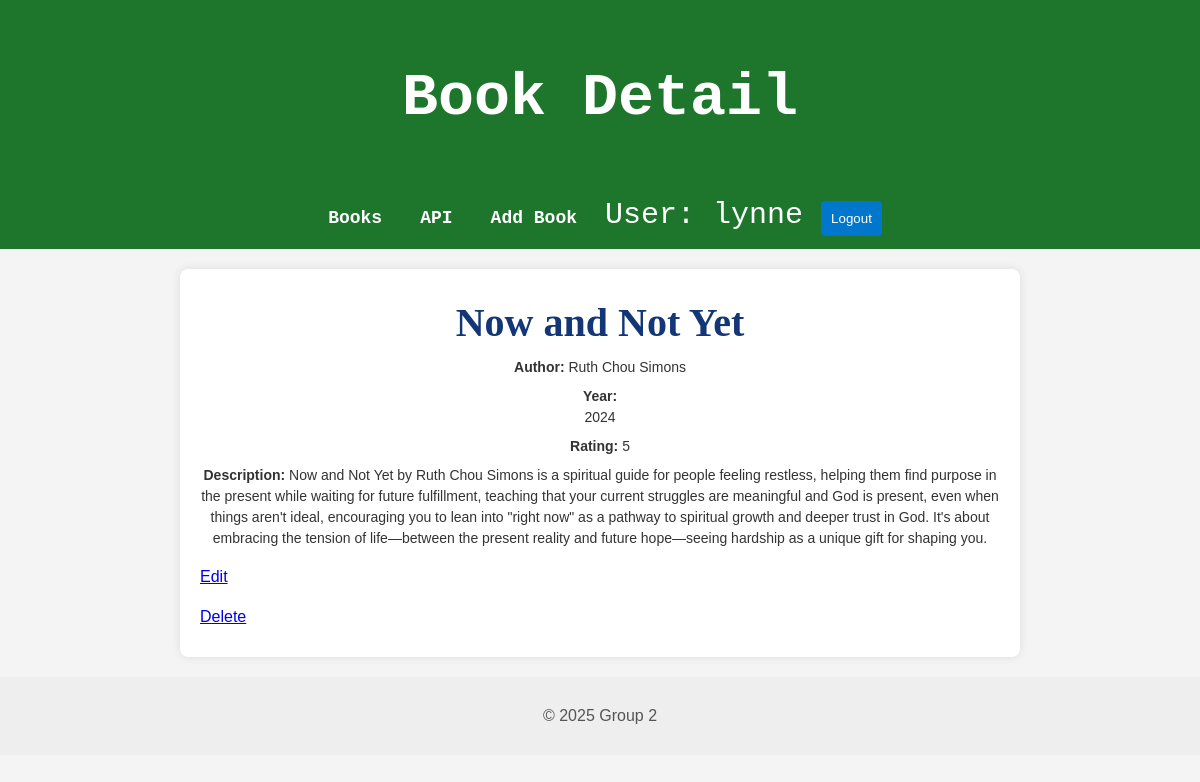
Page /book_detail/7/ (signed in) on the committed database.
### books/models.py (models this page shows, shortened)
class Book (models.Model):
    title = models.CharField(max_length=200)
    author = models.CharField(max_length=200)
    year = models.IntegerField()
    rating = models.IntegerField()
    description = models.TextField(null=True,blank=True)
    user = models.ForeignKey(User, on_delete=models.CASCADE, null=True)

### books/views.py (the view)
# urls.py: path('book_detail/<int:book_id>/', views.book_detail, name = 'book_detail'),
def book_detail(request,book_id):
    books = Book.objects.get(id=book_id)
    return render(request,'books/book_detail.html', { 'book':books})

### books/templates/books/book_detail.html (shortened to what this page needs)
{% extends "base.html" %}
{% block header %}
Book Detail
{% endblock %}
{% block content %}
<div class="card-body">
    <h4 class="card-title">
        {{ book.title }}
    </h4>
    <p class="card-text">
        <strong>Author:</strong>
        {{ book.author }}
    </p>
    <p class="card-text">
        <strong>Year:</strong><br>
        {{ book.year }}
    </p>
    <p class="card-text">
        <strong>Rating:</strong>
        {{ book.rating }}
    </p>
     <p class="card-text">
        <strong>Description:</strong>
        {{ book.description }}
    </p>
    <p>
        <a href= "{% url 'edit_book' book.id %}" > Edit </a>
    </p>
    <p>
        <a href= "{% url 'delete_book' book.id %}" > Delete </a>
    </p>
</div>
{% endblock %}

### bookstore/templates/base.html (shortened to what this page needs)
{% load static %}
<!DOCTYPE html>
<html>
<body>
    <header>
        <link rel="stylesheet" href="{% static 'styles.css' %}">
        <h1>{%block header%}  {%endblock%}</h1>
        <nav>
            <a href="/">Books</a>
            <a href="{% url 'book-list-create' %}">API</a>
            {% if user.is_authenticated %}
            <a href="{% url 'add_book' %}">Add Book</a>
            <span> User: {{ user.username  }} </span>
            <form action="{% url 'logout' %}" method="post" style="display: inline;">
                <button type="submit">Logout</button>
            </form>
            {% else %}
            <a href="{% url 'login' %}">Login</a>
            <a href="{% url 'register' %}">Register</a>
            {% endif %}
        </nav>
    </header>
    <main>
        {% block content %}{% endblock %}
    </main>
    <footer>
        <p>&copy; 2025 Group 2</p>
    </footer>
</body>
</html>

### static/styles.css (style rules this page uses)
body { font-family: Arial, sans-serif; line-height: 1.6; margin: 0; padding: 0; background-color: #f4f4f4; color: #333; }
header { background-color: #1d762c; color: white; margin-top:0px; padding:10px; text-align: center; font-size: 30px; font-family:monospace }
nav a { color: white; text-decoration: none; margin: 0 10px; font-weight: bold; font-size: 18px; }
main { max-width: 800px; margin: 20px auto; padding: 20px; background-color: white; border-radius: 8px; box-shadow: 0 0 10px rgba(0,0,0,0.1); }
footer { text-align: center; padding: 10px 0; background-color: #eee; color: #555; }
form { display: flex; flex-direction: column; }
form button { margin-top: 15px; padding: 10px; background-color: #0077cc; color: white; border: none; border-radius: 4px; cursor: pointer; }
.card-title { margin: 2px; font-size: 40px; color: #133776; text-align: center; font-weight: bold; font-family: Cambria, Cochin, Georgia, Times, 'Times New Roman', serif; }
.card-text { margin: 2px 0; font-size: 14px; color: #333; word-wrap: break-word; text-align: center; }
.card-body p { margin-bottom: 8px; line-height: 1.5; }

### rows in the picture
Book: title "Now and Not Yet", author "Ruth Chou Simons", year "2024", rating "5", description "Now and Not Yet by Ruth Chou Simons is a spiritual guide for people feeling restless, helping them find purpose in the present while waiting for future fulfillment, teaching that your current struggles are meaningful and God is present, even when things aren't ideal, encouraging you to lean into \"right now\" as a pathway to spiritual growth and deeper trust in God. It's about embracing the tension of life—between the present reality and future hope—seeing hardship as a unique gift for shaping you."

### other values in the picture
{{ user.username }} "lynne"
